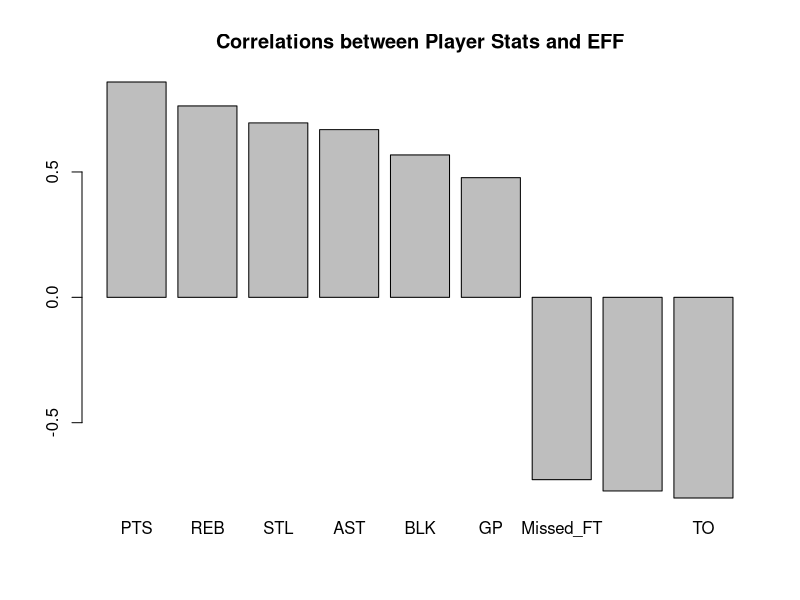
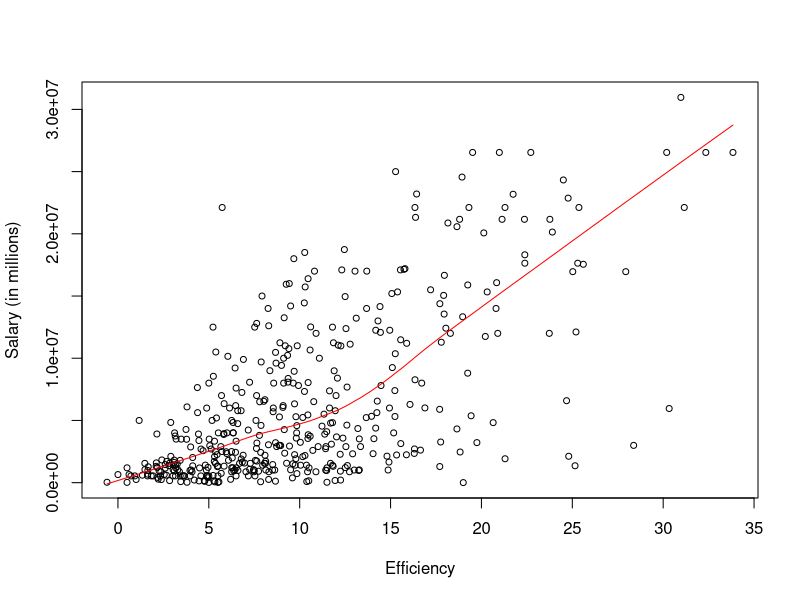
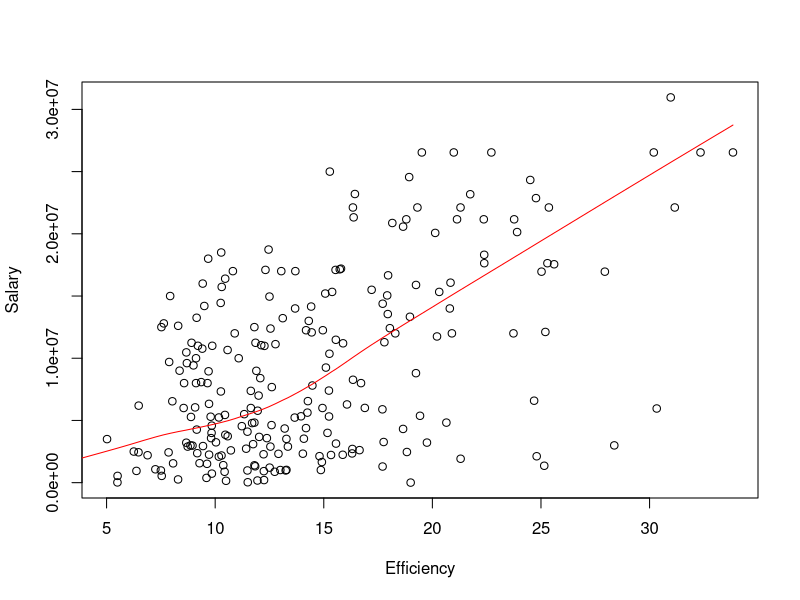

Source code (R) for these figures, in order:
## ---- chunk 1
#inside hw02 data file 
## ---- chunk 2
library(dplyr)
dat = read.csv('nba2017-player-statistics.csv')
dat
str(dat)
dat = mutate(dat, 
             Player = as.character(Player),
             Team = as.character(Team),
             Experience = as.character(Experience))

library(readr)
dat2 = read_csv('nba2017-player-statistics.csv')
dat2
str(dat2)
dat2 = mutate(dat2, Position = as.factor(Position))

## ---- chunk 3
#library(plyr)
dat$Experience = replace(dat$Experience, dat$Experience ==  "R", 0)
dat$Experience = as.integer(dat$Experience)
dat
## ---- chunk 4
dat = mutate(dat, 
             Missed_FG = dat$FGA - dat$FGM, 
             Missed_FT = dat$FTA - dat$FTM,
             PTS = dat$FTM + 2*dat$Points2 + 3*dat$Points3,
             REB = dat$OREB + dat$DREB, 
             MPG = dat$MIN / dat$GP)
dat = mutate(dat, 
             EFF = (dat$PTS + dat$REB + dat$AST + dat$STL + dat$BLK - dat$Missed_FG - dat$Missed_FT - dat$TO) / dat$GP)
dat
length(dat$EFF)
summary(dat$EFF)

arrange(select(dat, Player, Team, Salary, EFF),
        desc(EFF))
filter(dat, EFF < 0)

PTS = cor(dat$EFF, dat$PTS)
REB = cor(dat$EFF, dat$REB)
AST = cor(dat$EFF, dat$AST)
STL = cor(dat$EFF, dat$STL)
BLK = cor(dat$EFF, dat$BLK)
Missed_FG = cor(dat$EFF, dat$Missed_FG)
Missed_FT = cor(dat$EFF, dat$Missed_FT)
TO = cor(dat$EFF, dat$TO)
GP = cor(dat$EFF, dat$GP)

correlation = c(PTS = cor(dat$EFF, dat$PTS), 
                REB = cor(dat$EFF, dat$REB), 
                AST = cor(dat$EFF, dat$AST),
                STL = cor(dat$EFF, dat$STL),
                BLK = cor(dat$EFF, dat$BLK),
                Missed_FG = -cor(dat$EFF, dat$Missed_FG),
                Missed_FT = -cor(dat$EFF, dat$Missed_FT),
                TO = -cor(dat$EFF, dat$TO),
                GP = cor(dat$EFF, dat$GP))
sorted_cor = sort(correlation, decreasing = TRUE)
barplot(sorted_cor, main = 'Correlations between Player Stats and EFF')
## ---- chunk 5
plot(dat$EFF, dat$Salary, cex = .8, xlab = "Efficiency", ylab = "Salary (in millions)")
lines(lowess(dat$EFF, dat$Salary), col = 'red')
cor(dat$EFF, dat$Salary)
#There is a positive correlation between players' efficiency and their respective salary. A higher players' efficiency leads to a higher salary.

player2 = dat[dat$MPG >= 20, ]
player2
plot(player2$EFF, player2$Salary, ylab = "Salary", xlab = "Efficiency")
lines(lowess(dat$EFF, dat$Salary), col = 'red')
cor(player2$EFF, player2$Salary)

#There is less of a correlation between efficiency and salary in "more established players". Once a player has more experience, their salary has a lessen correlation to efficiency.  
